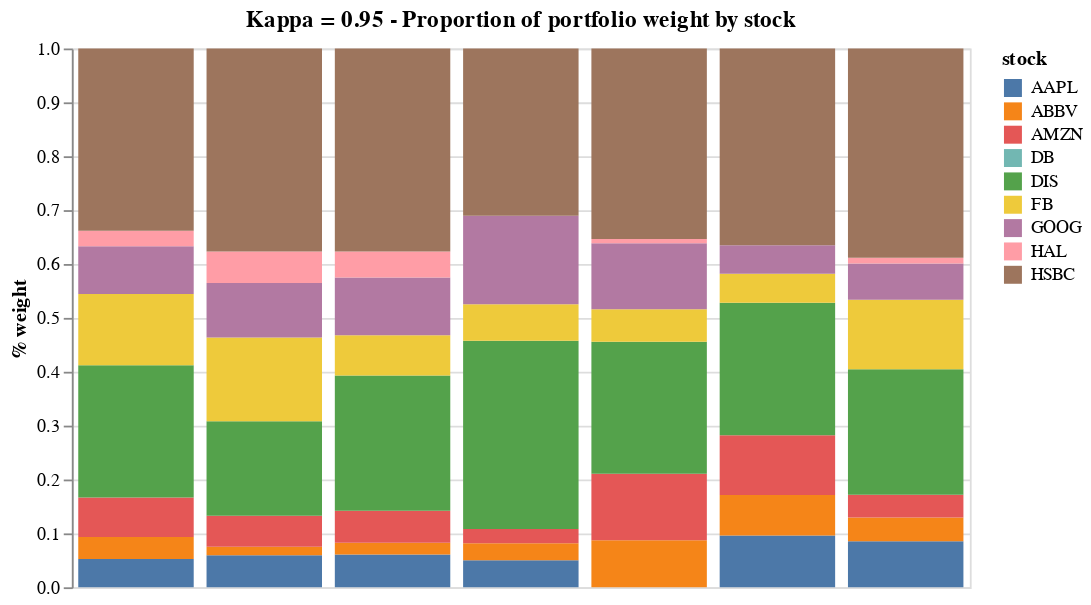

Notebook code cell kept with this figure:
### Markdown cell above
The chart above shows the MRE ellipsoid for the 3FF model. The weights of the stocks are represented by the bar. We ran the MRE 7 times so there are 7 different weights

### Code cell
chart_095_3

### Figure 1 — Vega-Lite specification as saved in the notebook (floating-point values rounded to 4 significant figures)
{"config": {"view": {"continuousWidth": 300, "continuousHeight": 300}}, "data": {"name": "data-aea05f4794894d421f65aec44b764b07"}, "mark": {"type": "bar"}, "encoding": {"color": {"field": "stock", "type": "nominal"}, "order": {"field": "stock", "sort": "ascending", "type": "nominal"}, "x": {"axis": null, "field": "run", "type": "ordinal"}, "y": {"field": "weight", "title": "% weight", "type": "quantitative"}}, "title": "Kappa = 0.95 - Proportion of portfolio weight by stock", "width": 500, "$schema": "https://vega.github.io/schema/vega-lite/v5.17.0.json", "datasets": {"data-aea05f4794894d421f65aec44b764b07": [{"stock": "AAPL", "run": 0, "weight": 0.05262}, {"stock": "ABBV", "run": 0, "weight": 0.0409}, {"stock": "AMZN", "run": 0, "weight": 0.07307}, {"stock": "DB", "run": 0, "weight": 3.421e-09}, {"stock": "DIS", "run": 0, "weight": 0.2456}, {"stock": "FB", "run": 0, "weight": 0.1322}, {"stock": "GOOG", "run": 0, "weight": 0.08877}, {"stock": "HAL", "run": 0, "weight": 0.02856}, {"stock": "HSBC", "run": 0, "weight": 0.3383}, {"stock": "AAPL", "run": 1, "weight": 0.05945}, {"stock": "ABBV", "run": 1, "weight": 0.01581}, {"stock": "AMZN", "run": 1, "weight": 0.05751}, {"stock": "DB", "run": 1, "weight": 1.124e-08}, {"stock": "DIS", "run": 1, "weight": 0.1753}, {"stock": "FB", "run": 1, "weight": 0.1555}, {"stock": "GOOG", "run": 1, "weight": 0.1013}, {"stock": "HAL", "run": 1, "weight": 0.0585}, {"stock": "HSBC", "run": 1, "weight": 0.3766}, {"stock": "AAPL", "run": 2, "weight": 0.06098}, {"stock": "ABBV", "run": 2, "weight": 0.02165}, {"stock": "AMZN", "run": 2, "weight": 0.05929}, {"stock": "DB", "run": 2, "weight": 1.392e-09}, {"stock": "DIS", "run": 2, "weight": 0.2513}, {"stock": "FB", "run": 2, "weight": 0.07436}, {"stock": "GOOG", "run": 2, "weight": 0.1072}, {"stock": "HAL", "run": 2, "weight": 0.04827}, {"stock": "HSBC", "run": 2, "weight": 0.3769}, {"stock": "AAPL", "run": 3, "weight": 0.05011}, {"stock": "ABBV", "run": 3, "weight": 0.03154}, {"stock": "AMZN", "run": 3, "weight": 0.02655}, {"stock": "DB", "run": 3, "weight": 3.446e-09}, {"stock": "DIS", "run": 3, "weight": 0.3494}, {"stock": "FB", "run": 3, "weight": 0.06758}, {"stock": "GOOG", "run": 3, "weight": 0.1643}, {"stock": "HAL", "run": 3, "weight": 2.632e-07}, {"stock": "HSBC", "run": 3, "weight": 0.3105}, {"stock": "AAPL", "run": 4, "weight": 1.3e-08}, {"stock": "ABBV", "run": 4, "weight": 0.08742}, {"stock": "AMZN", "run": 4, "weight": 0.1235}, {"stock": "DB", "run": 4, "weight": 3.265e-09}, {"stock": "DIS", "run": 4, "weight": 0.2449}, {"stock": "FB", "run": 4, "weight": 0.06017}, {"stock": "GOOG", "run": 4, "weight": 0.1226}, {"stock": "HAL", "run": 4, "weight": 0.007684}, {"stock": "HSBC", "run": 4, "weight": 0.3538}, {"stock": "AAPL", "run": 5, "weight": 0.09615}, {"stock": "ABBV", "run": 5, "weight": 0.07496}, {"stock": "AMZN", "run": 5, "weight": 0.1113}, {"stock": "DB", "run": 5, "weight": 2.703e-08}, {"stock": "DIS", "run": 5, "weight": 0.2458}, {"stock": "FB", "run": 5, "weight": 0.05349}, {"stock": "GOOG", "run": 5, "weight": 0.05307}, {"stock": "HAL", "run": 5, "weight": 7.131e-09}, {"stock": "HSBC", "run": 5, "weight": 0.3652}, {"stock": "AAPL", "run": 6, "weight": 0.08559}, {"stock": "ABBV", "run": 6, "weight": 0.04398}, {"stock": "AMZN", "run": 6, "weight": 0.04198}, {"stock": "DB", "run": 6, "weight": 5.334e-09}, {"stock": "DIS", "run": 6, "weight": 0.2333}, {"stock": "FB", "run": 6, "weight": 0.1291}, {"stock": "GOOG", "run": 6, "weight": 0.06699}, {"stock": "HAL", "run": 6, "weight": 0.01063}, {"stock": "HSBC", "run": 6, "weight": 0.3885}]}}
